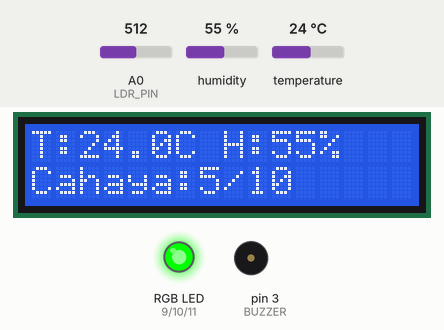
Recording of a sketch running on a simulated Arduino Uno, built with avr-gcc and run on an emulated ATmega328P. Parts: 16×2 character LCD, an RGB LED mixed from three pins (HIGH = lit), buzzer (waves = sounding, pin HIGH). Inputs (shaded band) come from the test bench; at power-on: temperature 24 °C, A0 (LDR_PIN) = 512, humidity 55 %. What the sketch prints to the serial monitor is not drawn.

Above: at 5.6 s.
5.7 s: temperature set to 21 °C
At 11.2 s:
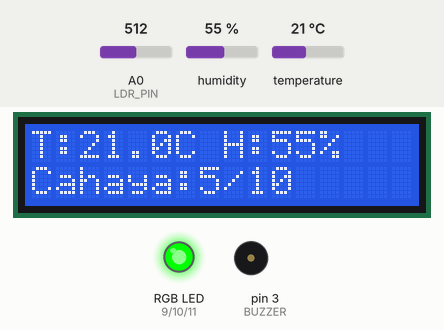
11.7 s: temperature set to 18 °C
At 12.5 s:
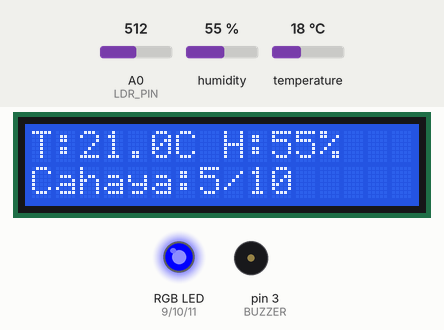
16.8 s: temperature set to 33 °C
At 18.5 s:
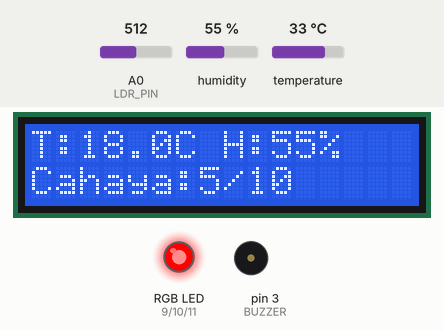
21.9 s: A0 (LDR_PIN) set to 716
At 26.7 s:
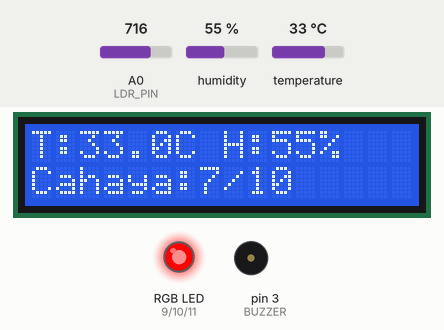
27.0 s: humidity set to 41 %
At 31.8 s:
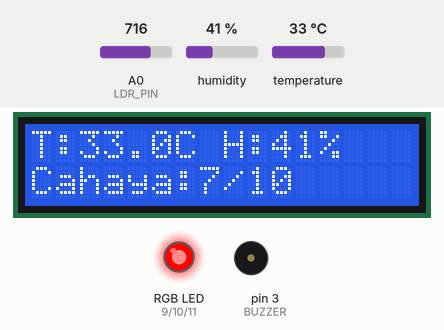
32.1 s: humidity set to 38 %
At 36.1 s:
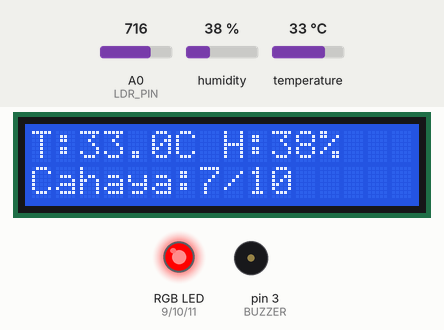
Timing chart, 0 to 62.0 s (numbered marks = the images above; inputs shaded):
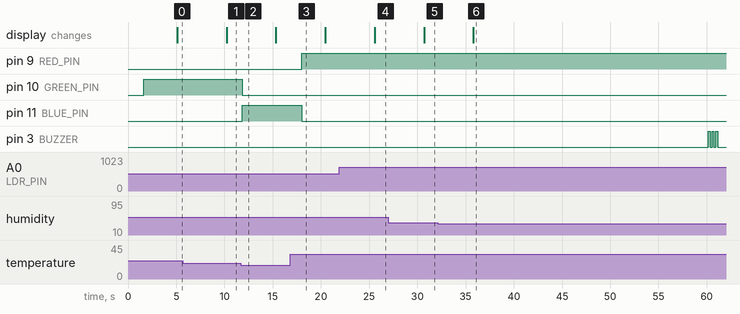

Measured:
- the behaviour switches between 20 and 19 °C on temperature (found by bisection; images 1 and 2)
- the behaviour switches between 40 and 39 % on humidity (found by bisection; images 5 and 6)
- after the input at 5.7 s, the display: changes after 4.5 s (image 1)
- after the input at 11.7 s, pin 10 (GREEN_PIN): HIGH → LOW after 0.15 s; pin 11 (BLUE_PIN): LOW → HIGH after 0.15 s
- after the input at 16.8 s, pin 9 (RED_PIN): LOW → HIGH after 1.2 s; pin 11 (BLUE_PIN): HIGH → LOW after 1.2 s
- after the input at 21.9 s, the display: changes after 3.7 s (image 4)
- after the input at 27.0 s, the display: changes after 3.7 s (image 5)
- after the input at 32.1 s, pin 3 (BUZZER): alternates HIGH for 0.20 s and LOW for 0.20 s, 6 changes in all, then stays LOW, starting after 28.1 s; the display: changes after 3.7 s (image 6)

The sketch:

monitoring_ruangan.ino
```cpp
#include <DHT.h>
#include <Wire.h>
#include <LiquidCrystal_I2C.h>

// ========== DHT11 ==========
#define DHTPIN 2
#define DHTTYPE DHT11
DHT dht(DHTPIN, DHTTYPE);

// ========== RGB LED (mapping final) ==========
#define RED_PIN 9      // MERAH
#define GREEN_PIN 10   // HIJAU
#define BLUE_PIN 11    // BIRU

// ========== BUZZER AKTIF ==========
#define BUZZER 3

// ========== LDR ==========
#define LDR_PIN A0

// ========== LCD I2C ==========
LiquidCrystal_I2C lcd(0x27, 16, 2);

// ========== Timer ==========
unsigned long lastBuzz = 0;
unsigned long lastLCD = 0;

const unsigned long buzzInterval = 30000;  // 30 detik
const unsigned long lcdInterval  = 5000;   // 5 detik

// =======================
void setup() {
  Serial.begin(9600);
  dht.begin();

  // LCD
  lcd.init();
  lcd.backlight();

  // RGB LED
  pinMode(RED_PIN, OUTPUT);
  pinMode(GREEN_PIN, OUTPUT);
  pinMode(BLUE_PIN, OUTPUT);

  // Buzzer
  pinMode(BUZZER, OUTPUT);

  lcd.setCursor(0, 0);
  lcd.print("System Starting");
  lcd.setCursor(0, 1);
  lcd.print("Please wait...");
  delay(1500);
}

// =======================
// Fungsi RGB
void setRGB(bool r, bool g, bool b) {
  digitalWrite(RED_PIN,   r ? HIGH : LOW);
  digitalWrite(GREEN_PIN, g ? HIGH : LOW);
  digitalWrite(BLUE_PIN,  b ? HIGH : LOW);
}

// =======================
// Beep buzzer aktif
void beep(int count) {
  for (int i = 0; i < count; i++) {
    digitalWrite(BUZZER, HIGH);
    delay(200);
    digitalWrite(BUZZER, LOW);
    delay(200);
  }
}

// =======================
void loop() {

  // ====== Baca sensor ======
  float h = dht.readHumidity();
  float t = dht.readTemperature();
  int rawLDR = analogRead(LDR_PIN);

  if (isnan(h) || isnan(t)) {
    Serial.println("Gagal membaca DHT!");
    return;
  }

  // ====== Konversi cahaya 0–1023 → level 1–10 ======
  int lightLevel = map(rawLDR, 0, 1023, 1, 10);

  // ====== LED RGB berdasarkan suhu ======
  if (t < 20) {
    setRGB(0, 0, 1);   // biru
  } else if (t <= 30) {
    setRGB(0, 1, 0);   // hijau
  } else {
    setRGB(1, 0, 0);   // merah
  }

  // ====== Buzzer berdasarkan kelembapan (tiap 30 detik) ======
  unsigned long now = millis();
  if (now - lastBuzz >= buzzInterval) {
    lastBuzz = now;

    if (h < 40) {
      beep(3);  // kelembapan rendah
    } else if (h > 60) {
      beep(5);  // kelembapan tinggi
    }
  }

  // ====== Update LCD tiap 5 detik ======
  if (now - lastLCD >= lcdInterval) {
    lastLCD = now;

    lcd.clear();
    lcd.setCursor(0, 0);
    lcd.print("T:");
    lcd.print(t, 1);
    lcd.print("C H:");
    lcd.print(h, 0);
    lcd.print("%");

    lcd.setCursor(0, 1);
    lcd.print("Cahaya:");
    lcd.print(lightLevel);
    lcd.print("/10");
  }

  // Debug Serial
  Serial.print("Suhu: ");
  Serial.print(t);
  Serial.print("C | Kelembapan: ");
  Serial.print(h);
  Serial.print("% | Cahaya: ");
  Serial.println(lightLevel);

  delay(200);
}
```
